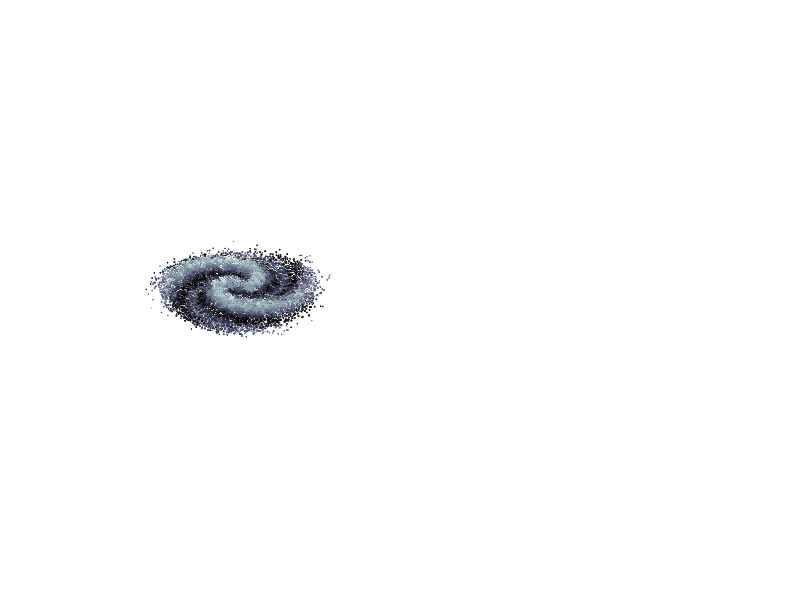

This chart was generated by the following MATLAB code: (Note: this script raises an error after producing the figure.)
function M = galaxy_model()
%
% Author : nicolas.douillet9 (at) gmail.com, 2008-2024.


% Galaxy parameter meaning 
% nb_stars = 5e4;  % number of stars
% amplitude = 1;   % thickness of the galactic disk
% radius = 1;      % basis radius
% curvature = 9;   % the higher this value is, the greater the spiral is wrapped around itself
% nb_arms = 2;     % number of arms, integer
% way = -1;        % -1 / 1 : rotation way
% R0 = 3;          % radius translation parameter / zoom /unzoom in the spiral centre
% mean_val = 3;    % influence stars density at the centre
% sdn = 4;         % standard deviations number
% k = 1;           % phase at the origin
% a = 1;           % ellipsoidal X axis
% b = 1;           % ellipsoidal Y axis


% Parameter set value examples

default_param_set = [5e4, 1, 1, 9, 2, -1, 3, 3, 4, 1, 1, 1, 0.08];   % spiral galaxy

param_set2 =        [5e4, 3, 1, 360, 2, -1, 4, 3, 4, 3, 2, 1, 0.08]; % old metalic galaxy


[nb_stars, amplitude, radius, curvature, nb_arms, way, R0, mean_val, sdn, k, a, b] = struct('v', num2cell(default_param_set)).v;


% Noise parameters
noise = 0.08;
X_noise_percent = noise;
Y_noise_percent = noise;
Z_noise_percent = noise;

% Display parameters
profile_view = true;
starsize = 'adaptated'; % 'constant'
az = 0;  % -40; % azimut
el = 90; % 78; % elevation
zoom_lvl = 1.5;

% Data distribution
R = radius*(randn(1,nb_stars)) + mean_val;
% Pass band filtering on [mean_val-sdn*radius; mean_val+sdn*radius] where
% radius is the standard deviation of the distribution

e = find(abs(R)-mean_val < sdn*radius);
s = numel(e);
R = R(e);
Theta = 2*pi*randn(1,nb_stars);
Theta = Theta(e);
X = a*R.*cos(Theta);
Y = b*R.*sin(Theta);
Phi = angle(X+Y*1i);
% Spiral shape handle function
%
% f = @(A,s,c,r,m,angl,p) A*exp(-(r.^2)/sdn^3).*sin(s*c*log(r)+m*angl+p*pi); 
f = @(A,s,c,r,m,angl,p) A*exp(-(((r-mean_val).^2)/2/radius^2)/sdn^3).*sin(s*c*log(r)+m*angl+p*pi)/radius/sqrt(2*pi); 
Z = f(amplitude,way,curvature,R+R0,nb_arms,Phi,k);
% Normal noise
%
X_noise = X_noise_percent*amplitude*randn(1,s);
Y_noise = Y_noise_percent*amplitude*randn(1,s);
Z_noise = Z_noise_percent*amplitude*randn(1,s);
X = X + X_noise;
Y = Y + Y_noise;
Z = Z + Z_noise;
M = cat(2,X',Y',Z');

% Display
h = figure;
set(h,'Position',get(0,'ScreenSize'));
set(gcf,'Color',[0 0 0]);
% Color parameters
%
colormap('bone'); % 'bone', 'hot', 'autumn', 'jet', etc.
cmap = colormap;
% % RGB color filters
%
% cmap(1:end,1) = 0; % R
% cmap(1:end,2) = 0; % G
% cmap(1:end,3) = 0; % B
%
% cmap = circshift(cmap,1,2); % color shift
if profile_view
    
    subplot(121);
    
end

ax = gca;

if strcmpi(starsize,'constant')
    
    scatter3(X,Y,Z,1,abs(Z),'.'), hold on;
    
elseif strcmpi(starsize,'adaptated')
    
    scatter3(X,Y,Z,abs(mean_val+sdn-R).^2,abs(Z),'*'), hold on;
    
end

axis equal, axis tight, axis off;
set(ax,'Color',[0 0 0]);
colormap(cmap);
ax.Clipping = 'off';
view(az,el);
zoom(zoom_lvl);

if profile_view
    
    subplot(122);
    ax = gca;
    
    if strcmpi(starsize,'constant')
        
        scatter3(X,Y,Z,1,abs(Z),'.'), hold on;
        
    elseif strcmpi(starsize,'adaptated')
        
        scatter3(X,Y,Z,abs(mean_val+sdn-R).^2,abs(Z),'*'), hold on;
        
    end
    
    axis equal, axis tight, axis off;
    set(ax,'Color',[0 0 0]);
    colormap(cmap);
    ax.Clipping = 'off';
    view(0,0);
    zoom(zoom_lvl);
    
end


end % galaxy_model